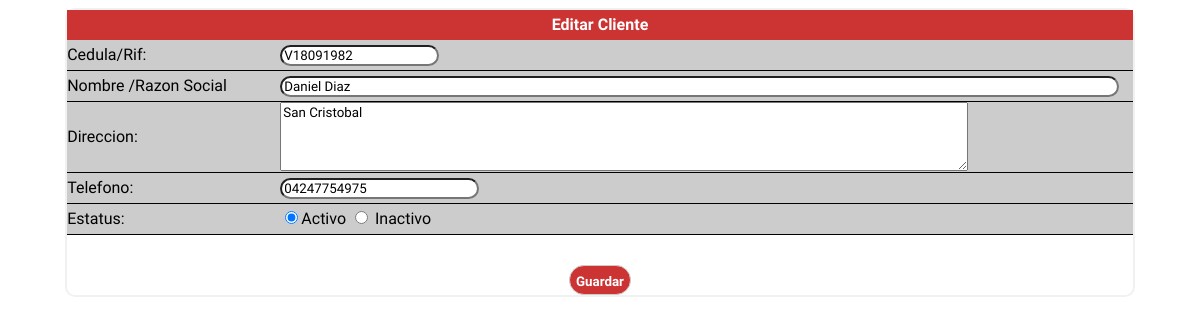
/vista/cliente/editar_cliente.php?cod_cli=1, run on the app's committed database.
### tables this page shows
CREATE TABLE `cliente` (
  `cod_cli` int(11) NOT NULL,
  `ide_cli` varchar(12) NOT NULL,
  `nom_cli` varchar(100) NOT NULL,
  `dir_cli` varchar(100) DEFAULT NULL,
  `tel_cli` varchar(15) DEFAULT NULL,
  `est_cli` char(1) NOT NULL
);

### clase/cliente/cliente.class.php (called while the page is built, shortened)
<?php
require_once("../../../curso_web_octubre/clase/utilidad/utilidad.class.php");
class cliente extends utilidad
{
public function buscar($cod_cli)
	{
		$sql ="select *  from cliente where cod_cli='$cod_cli' or  ide_cli='$cod_cli'";
		$cli = $this->ejecutar($sql);
		$dat_cli =$this ->extraer_dato($cli);
		return $dat_cli;
	}
}
?>

### clase/utilidad/utilidad.class.php (called while the page is built, shortened)
<?php
class utilidad
{
    private  $con_bdt;
    public function __construct()
      {
      $this->con_bdt=@mysqli_connect("localhost","root","13081","sistfact");
      }
   protected function ejecutar($sql)
   {
         $ret=mysqli_query($this->con_bdt,$sql);
         return $ret;
      }
    public function extraer_dato($puntero)
      {
        return mysqli_fetch_assoc($puntero);
      }
}
?>

### vista/cliente/editar_cliente.php (the view, shortened to what this page needs)
<?php
require("../../clase/cliente/cliente.class.php");
$obj_cli = new cliente;
$cod_cli= $_GET['cod_cli'];
$dat_cli=$obj_cli->buscar($cod_cli);
 ?>
<!DOCTYPE html>
<html lang="es">
<head>
	<link rel="stylesheet" type="text/css" href="../../css/estilo.css">
</head>
<body>
<div class="contenedor90">
	<form action="../../controlador/cliente/controlador_cliente.php" method="POST" id="for_cli">
	<div class="titulo letra_blanca altura30 pocision">Editar Cliente</div>
		<div class="izq altura30">
			<label>
				Cedula/Rif:
			</label>
		</div>
		<div class="der altura30">
			<input type="text" name="ide_cli" id="ide_cli" size="15" maxlength="12"  value="<?php echo $dat_cli['ide_cli'] ?>">
		</div>
		<div class="izq altura30">
			<label>
				Nombre /Razon Social
			</label>
		</div>
		<div class="der altura30">
			<input type="text" name="nom_cli" id="nom_cli" size="100" maxlength="60" value="<?php echo $dat_cli['nom_cli'] ?>">
		</div>
		<div class="izq altura80">
			<label>
				Direccion:
			</label>
		</div>
		<div class="der altura80">
			<textarea name="dir_cli" id="dir_cli" ><?php echo $dat_cli['dir_cli'] ?></textarea>
		</div>
		<div class="izq altura30">
			<label>
				Telefono:
			</label>
		</div>
		<div class="der altura30">
			<input type="tel" name="tel_cli" id="tel_cli" size="20" maxlength="15" value="<?php echo $dat_cli['tel_cli'] ?>"  onkeydown="return validar_numero(event)">
		</div>
		<div class="izq altura30">
			<label>
				Estatus:
			</label>
		</div>
		<div class="der altura30">
		<?php
		if ($dat_cli['est_cli']=='A')
		{
			echo '<input type="radio" name="est_cli" value="A" checked="">Activo
			<input type="radio" name="est_cli" value="I"> Inactivo';
		}
		else
		{
			echo '<input type="radio" name="est_cli" value="A" >Activo
			<input type="radio" name="est_cli" value="I" checked=""> Inactivo';
		}
		?>
		</div>
		<div class="pie_formulario pocision letra_blanca">
			<input type="button" name="bot_gua" value="Guardar" id="bot_gua" onclick="validar_cliente()">
		</div>
	</form>
</div>
</body>
</html>

### css/estilo.css (style rules this page uses)
* { font-family: 'Poiret One', cursive; }
.titulo, input[type="submit"], input[type="button"] { background-color: #cc3333; font-weight: bold; }
.letra_blanca, input[type="submit"], input[type="button"] { color: #ffffff; }
.altura30, input[type="submit"], input[type="button"] { height: 30px; line-height: 30px; }
.pocision { text-align: center; }
.izq { width: 20%; }
.der { width: 80%; }
.izq, .der { float: left; background-color: #CCCCCC; border-bottom: 1px solid; }
.altura80 { height: 70px; line-height: 70px; }
textarea { width: 80%; height: 90%; }
input[type="submit"], input[type="button"] { border-radius: 25px; border: 1px solid #CCCCCC; margin-top: 30px; }
input[type="text"], input[type="tel"], input[type="password"] { border-radius: 15px; }
.contenedor90 { width: 90%; border: 2px solid #f1f1f1; border-radius: 10px; margin: 0 auto; }

### data on the page
cliente: ide_cli "V18091982", nom_cli "Daniel Diaz", dir_cli "San Cristobal", tel_cli "04247754975"
